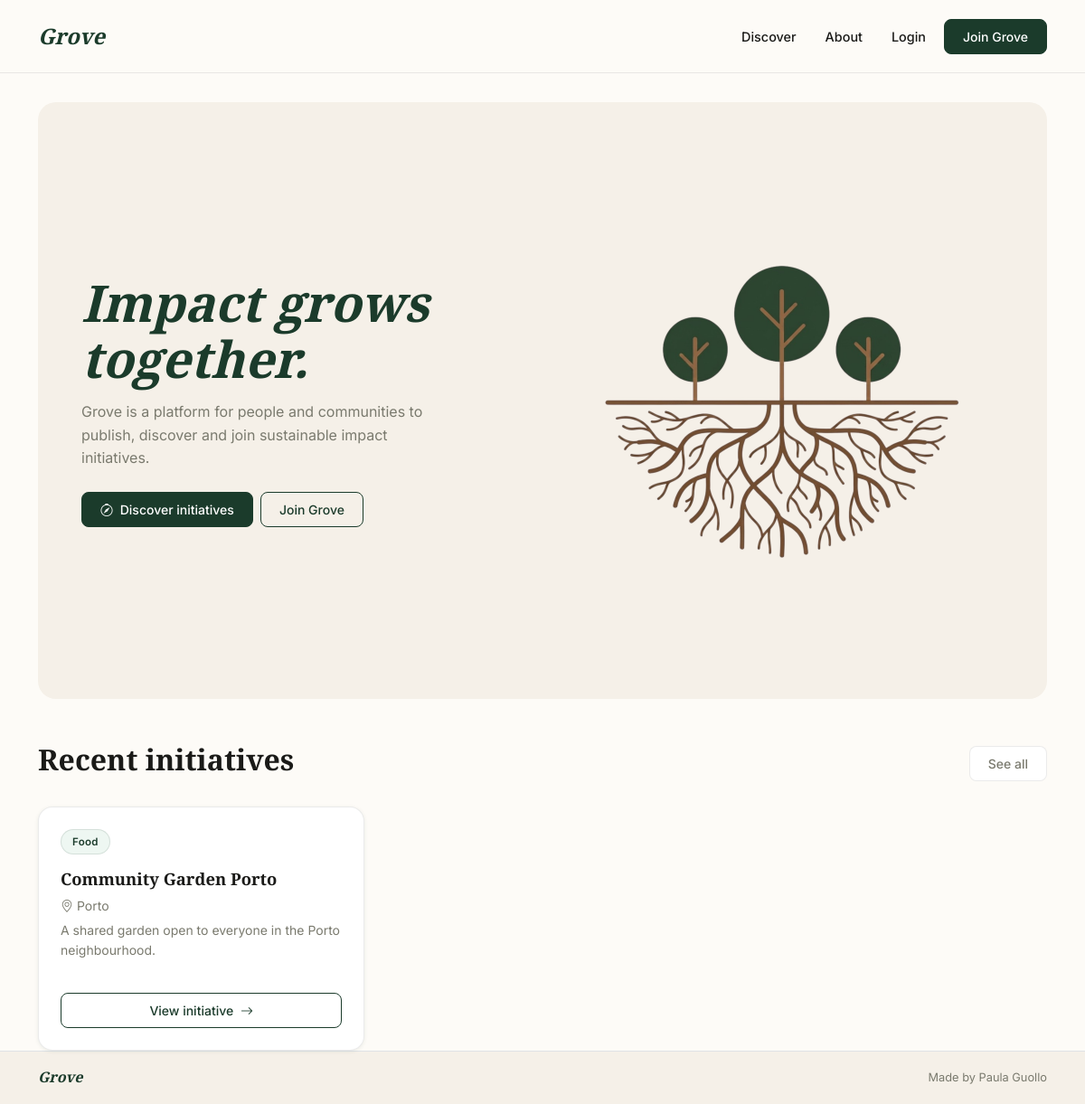
The page / on the database its author committed.
### tables this page shows
CREATE TABLE initiatives (
    id_initiative INT AUTO_INCREMENT PRIMARY KEY,
    title VARCHAR(150) NOT NULL,
    description TEXT,
    location VARCHAR(150),
    impact_description VARCHAR(255),
    created_at DATETIME DEFAULT CURRENT_TIMESTAMP,
    id_user INT NOT NULL,
    id_category INT NOT NULL,
    FOREIGN KEY (id_user) REFERENCES users(id_user),
    FOREIGN KEY (id_category) REFERENCES categories(id_category)
);

CREATE TABLE categories (
    id_category INT AUTO_INCREMENT PRIMARY KEY,
    name VARCHAR(100) NOT NULL
);

### config/db.php (called while the page is built, shortened)
<?php
class Database
{
    private $servername = "localhost";
    private $username = "root";
    private $password = "";
    private $dbname = "grove";
    private function connect()
    {
        return new PDO("mysql:host=" . $this->servername . ";dbname=" . $this->dbname . ";charset=utf8", $this->username, $this->password);
    }
    public function fetchQuery($sql, $params = [])
    {
        try {
            $pdo = $this->connect();
            $pdo->setAttribute(PDO::ATTR_ERRMODE, PDO::ERRMODE_EXCEPTION);
            $stmt = $pdo->prepare($sql);
            $stmt->execute($params);
            $results = $stmt->fetchAll(PDO::FETCH_CLASS);
            return ['status' => 'success', 'data' => $results];
        } catch (PDOException $e) {
            return ['status' => 'error', 'data' => $e->getMessage()];
        }
    }
}
?>

### index.php (the view)
<?php
require_once 'config/db.php';
require_once 'includes/header.php';
$db = new Database();
$sql = "SELECT initiatives.*, users.name AS author, categories.name AS category
        FROM initiatives
        JOIN users ON initiatives.id_user = users.id_user
        JOIN categories ON initiatives.id_category = categories.id_category
        ORDER BY initiatives.created_at DESC
        LIMIT 6";
$result = $db->fetchQuery($sql, []);
$initiatives = $result['status'] === 'success' ? $result['data'] : [];
?>
<div class="container">
    <div class="grove-hero">
        <div>
            <h1>Impact grows together.</h1>
            <p>Grove is a platform for people and communities to publish, discover and join sustainable impact initiatives.</p>
            <div class="d-flex gap-2 flex-wrap">
                <a href="initiatives/index.php" class="btn btn-primary">
                    <i class="bi bi-compass me-1"></i> Discover initiatives
                </a>
                <?php if (!isset($_SESSION['id_user'])): ?>
                    <a href="/pages/register.php" class="btn btn-outline-primary">Join Grove</a>
                <?php else: ?>
                    <a href="initiatives/create.php" class="btn btn-outline-primary">
                        <i class="bi bi-plus-lg me-1"></i> Create initiative
                    </a>
                <?php endif; ?>
            </div>
        </div>
        <div class="d-none d-md-block text-center">
           <img src="/assets/img/landing.png" alt="Grove" class="img-fluid" style="max-width: 500px;">
        </div>
    </div>
    <div class="d-flex justify-content-between align-items-center mb-4 mt-5">
        <h2>Recent initiatives</h2>
        <a href="initiatives/index.php" class="btn btn-outline-secondary btn-sm">See all</a>
    </div>
    <?php if (empty($initiatives)): ?>
        <div class="text-center py-5">
            <i class="bi bi-tree fs-1 text-muted"></i>
            <p class="text-muted mt-3">No initiatives yet. Be the first to create one.</p>
            <a href="/pages/register.php" class="btn btn-primary mt-2">Get started</a>
        </div>
    <?php else: ?>
        <div class="row g-3">
            <?php foreach ($initiatives as $initiative): ?>
                <div class="col-md-6 col-lg-4">
                    <div class="card p-4 h-100 d-flex flex-column">
                        <div class="d-flex justify-content-between align-items-start mb-3">
                            <span class="badge-category"><?= htmlspecialchars($initiative->category) ?></span>
                        </div>
                        <h5 class="card-initiative mb-2"><?= htmlspecialchars($initiative->title) ?></h5>
                        <p class="text-muted mb-1">
                            <i class="bi bi-geo-alt me-1"></i><?= htmlspecialchars($initiative->location) ?>
                        </p>
                        <p class="text-muted mb-3 flex-grow-1"><?= htmlspecialchars($initiative->description) ?></p>
                        <a href="initiatives/detail.php?id=<?= $initiative->id_initiative ?>" class="btn btn-outline-primary btn-sm mt-auto">
                            View initiative <i class="bi bi-arrow-right ms-1"></i>
                        </a>
                    </div>
                </div>
            <?php endforeach; ?>
        </div>
    <?php endif; ?>
</div>
<?php require_once 'includes/footer.php'; ?>

### assets/css/style.css (style rules this page uses)
:root { --color-primary: #1B3B2B; --color-primary-mid: #1D9E75; --color-primary-light: #EEF7F2; --color-background: #FDFBF7; --color-surface: #FFFFFF; --color-surface-warm: #F5F0E8; --color-text: #1a1a18; --color-text-muted: #7a7a6e; --color-border: rgba(0,0,0,0.08); --color-shadow: rgba(27,59,43,0.08); --color-badge-bg: #EEF7F2; --color-badge-text: #1B3B2B; --border-radius-card: 16px; --border-radius-badge: 20px; --border-radius-btn: 8px; }
body { background-color: var(--color-background); color: var(--color-text); font-family: 'Inter', sans-serif; font-size: 15px; line-height: 1.6; }
.grove-hero { background-color: var(--color-surface-warm); border-radius: 20px; padding: 5rem 3rem; margin: 2rem 0; display: flex; align-items: center; justify-content: space-between; gap: 2rem; }
.grove-hero h1 { font-family: 'Playfair Display', Georgia, serif; font-style: italic; font-size: 3.5rem; color: var(--color-primary); font-weight: 700; line-height: 1.1; max-width: 480px; }
.grove-hero p { font-size: 1rem; color: var(--color-text-muted); margin: 1rem 0 1.5rem; max-width: 400px; }
.card { background-color: var(--color-surface); border: 1px solid var(--color-border); border-radius: var(--border-radius-card); box-shadow: 0 1px 4px var(--color-shadow); margin-bottom: 1.25rem; transition: box-shadow 0.2s, transform 0.2s; }
.card-title, h5.card-initiative { font-family: 'Playfair Display', Georgia, serif; font-weight: 700; font-size: 1.15rem; color: var(--color-text); }
.btn { border-radius: var(--border-radius-btn); font-weight: 500; font-size: 0.875rem; padding: 0.5rem 1.25rem; transition: all 0.15s; }
.btn-primary { background-color: var(--color-primary); border-color: var(--color-primary); color: #fff; }
.btn-outline-primary { border-color: var(--color-primary); color: var(--color-primary); }
.btn-outline-secondary { border-color: var(--color-border); color: var(--color-text-muted); background: var(--color-surface); }
.badge-category { background-color: var(--color-badge-bg); color: var(--color-badge-text); padding: 4px 12px; border-radius: var(--border-radius-badge); font-size: 0.72rem; font-weight: 600; letter-spacing: 0.3px; display: inline-block; border: 1px solid rgba(27,59,43,0.12); }
.text-muted { color: var(--color-text-muted) !important; font-size: 0.875rem; }
h2, h3, h4 { font-family: 'Playfair Display', Georgia, serif; font-weight: 700; }
main, .container { flex: 1; }

### rows shown on the page
initiatives: id_category.name "Food", title "Community Garden Porto", location "Porto", description "A shared garden open to everyone in the Porto neighbourhood."
